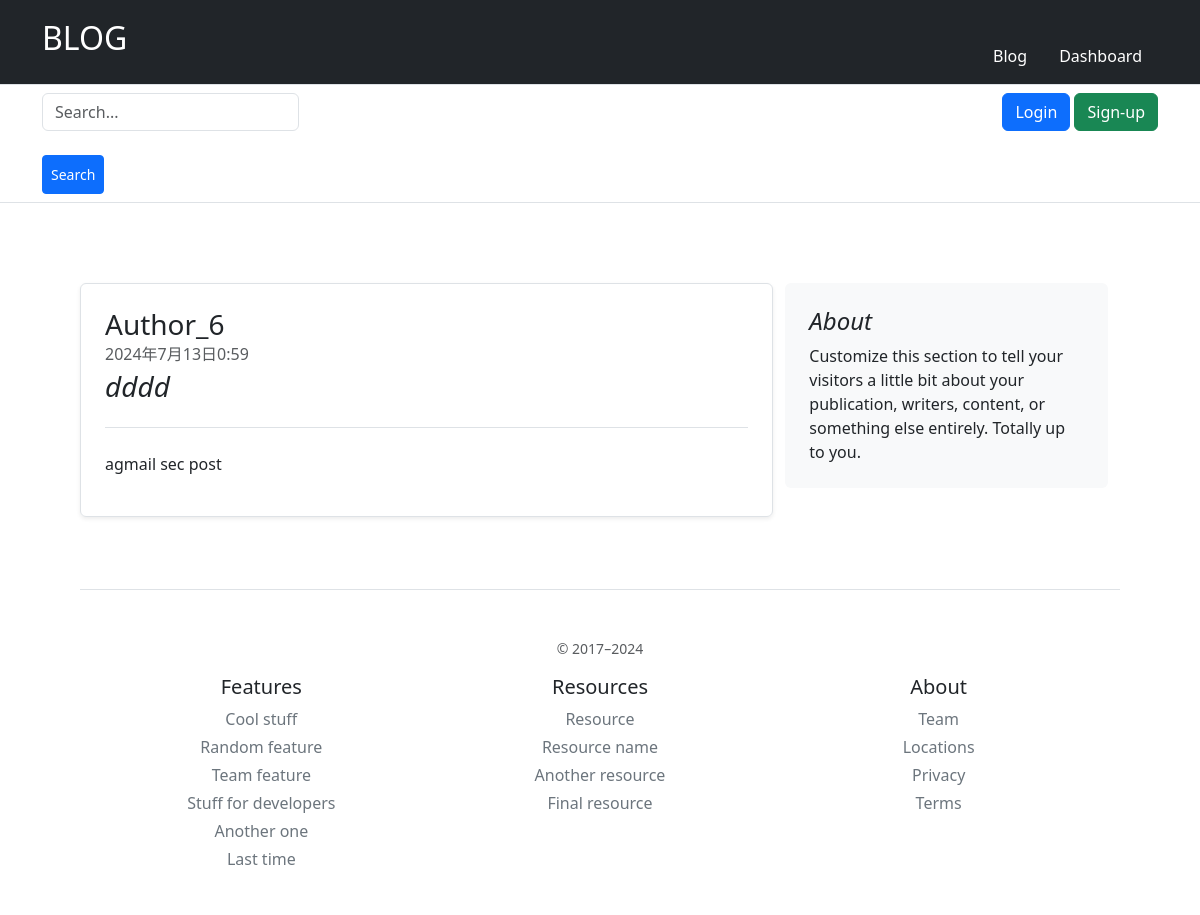
The app's page /blog/4/ with its own data.
### blog/models.py (models this page shows, shortened)
class Article(models.Model):
    author = models.ForeignKey(User, on_delete=models.CASCADE)
    title = models.CharField(max_length=30)
    body = models.TextField()
    created_at = models.DateTimeField(default=timezone.now)
    updated_at = models.DateTimeField(default=timezone.now)

### signup/models.py (models this page shows, shortened)
class User(AbstractBaseUser, PermissionsMixin):
    email = models.EmailField(max_length=255, unique=True)
    create_at = models.DateTimeField(default=timezone.now)
    updated_at = models.DateTimeField(default=timezone.now)
    is_staff = models.BooleanField(default=False)
    is_active = models.BooleanField(default=True)
    objects = UserManager()
    USERNAME_FIELD = "email"
    REQUIRED_FIELDS = []

### blog/views.py (the view)
# urls.py: path("<int:pk>/", views.detail, name="detail"),
def detail(request, pk: int):
    article = Article.objects.get(pk=pk)
    context = {"article":article}
    return render(request,"blog/detail.html",context)

### blog/templates/blog/detail.html
{% extends "base.html" %}
{% block content %}
<div class="row" style="margin: 5em;">
    <div class="col-md-8 col-xs-1" >
        <div class="row">
            <div class="row g-0 border rounded overflow-hidden flex-md-row mb-4 shadow-sm h-md-250 position-relative">
                <div class="col p-4 d-flex flex-column position-static" style="position: relative;">
                    <h3 class="mb-0">Author_{{ article.author.pk }}</h3>
                    <div class="mb-1 text-body-secondary">{{ article.created_at }}</div>
                    <h3 class="pb-4 mb-4 fst-italic border-bottom">{{ article.title }}</h3>
                    <p>{{ article.body }}</p>
                </div>
            </div>
        </div>
    </div>
    <div class="col-md-4 col-xs-1">
        <div class="position-sticky" style="top: 2rem;">
            <div class="p-4 mb-3 bg-body-tertiary rounded">
              <h4 class="fst-italic">About</h4>
              <p class="mb-0">Customize this section to tell your visitors a little bit about your publication, writers, content, or something else entirely. Totally up to you.</p>
        </div>
    </div>
</div>
{% endblock %}

### records on screen
Article: author.pk "6", created_at "2024年7月13日0:59", title "dddd", body "agmail sec post"
